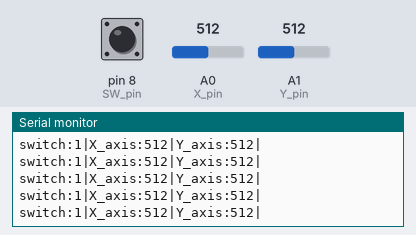
Bench run of a sketch on a simulated Arduino Uno, built with avr-gcc and run on an emulated ATmega328P. Parts: the last lines printed to the serial monitor. The inputs (shaded band) are chosen by the test bench; at power-on: A0 (X_pin) = 512, A1 (Y_pin) = 512, pin 8 (SW_pin) HIGH.

Above: at 1.2 s.
1.3 s: A0 (X_pin) set to 716
At 1.56 s:
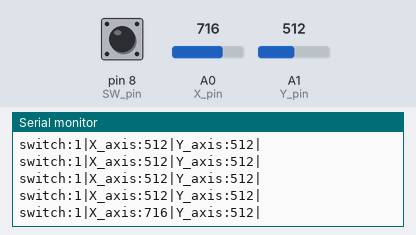
2.8 s: A1 (Y_pin) set to 716
At 2.97 s:
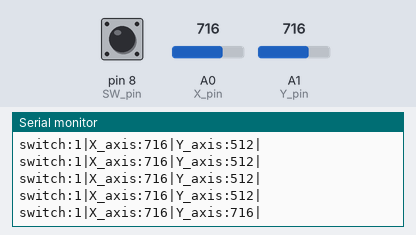
4.3 s: pin 8 (SW_pin) pulled LOW for 0.25 s
At 4.57 s:
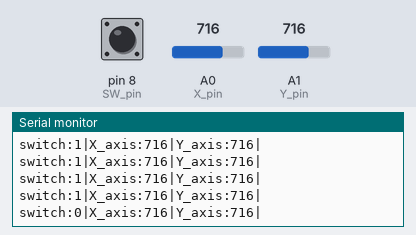
6.0 s: A0 (X_pin) set to 900
At 6.18 s:
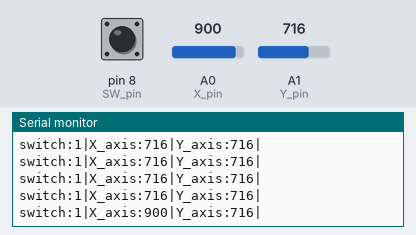
7.5 s: pin 8 (SW_pin) pulled LOW for 1 s
At 7.79 s:
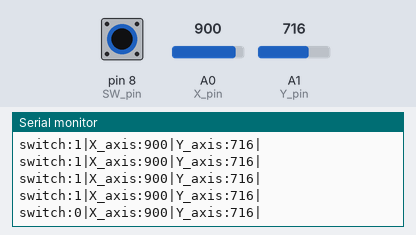
10.0 s: A1 (Y_pin) set to 900
At 10.0 s:
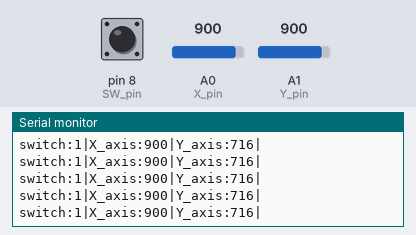
Timing chart, 0 to 12.5 s (numbered marks = the images above; inputs shaded):
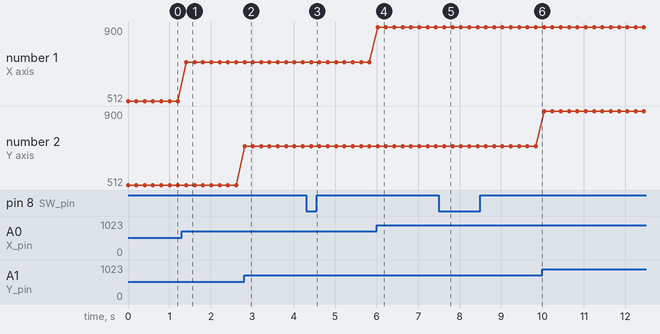

Measured:
- after the input at 1.3 s, the serial monitor: prints a new line after 0.11 s (image 1)
- after the input at 2.8 s, the serial monitor: prints a new line at once (image 2)
- after the input at 4.3 s, the serial monitor: prints a new line after 0.12 s (image 3)
- after the input at 6.0 s, the serial monitor: prints a new line at once (image 4)
- after the input at 7.5 s, the serial monitor: prints a new line after 0.13 s (image 5)
- plotted number 1: 512 → 716 after the input at 1.3 s, 716 → 900 after the input at 6.0 s

The sketch:

sistani24.ino
```cpp
const int SW_pin=8;
const int X_pin=0;
const int Y_pin=1;
void setup() {
 pinMode(SW_pin,INPUT);
 digitalWrite(SW_pin,HIGH);
 Serial.begin(9600);// put your setup code here, to run once:

}

void loop() {
 Serial.print("switch:");
 Serial.print(digitalRead(SW_pin));
 Serial.print("|");
 Serial.print("X_axis:");
 Serial.print(analogRead(X_pin));
 Serial.print("|");
 Serial.print("Y_axis:");
 Serial.print(analogRead(Y_pin));
 Serial.println("|");
 delay(200);// put your main code here, to run repeatedly:

}
```
